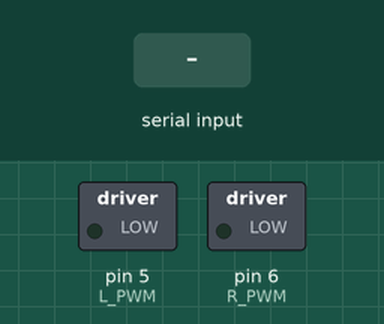
Bench run of a sketch on a simulated Arduino Uno, built with avr-gcc and run on an emulated ATmega328P. Parts: switched loads named in the sketch (green lamp = pin HIGH). The test bench sets the inputs (shaded band).

Above: at 1.2 s.
1.3 s: "B" received over Serial
At 1.7 s:
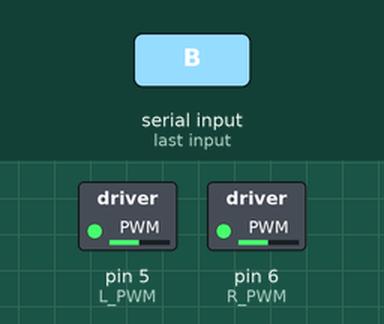
2.8 s: byte 55 ('7') received over Serial
At 4.0 s:
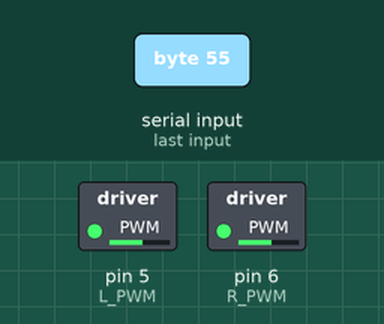
4.3 s: byte 57 ('9') received over Serial
At 5.2 s:
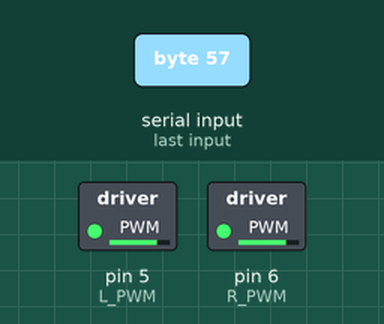
5.8 s: "R" received over Serial
At 6.3 s:
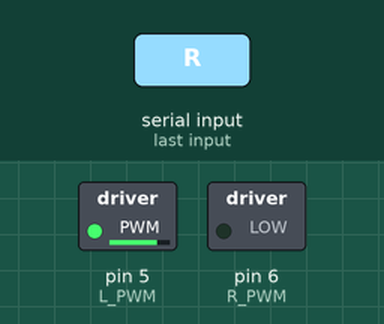
7.3 s: "L" received over Serial
At 8.5 s:
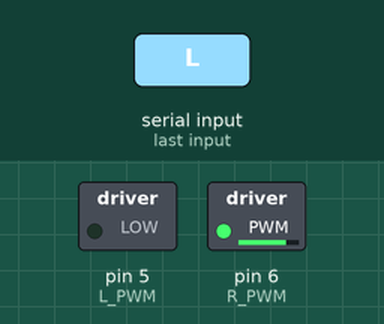
8.8 s: "F" received over Serial
At 9.8 s:
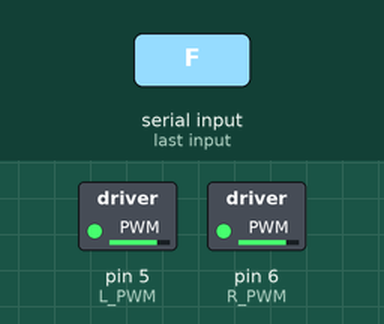
Timing chart, 0 to 11.3 s (numbered marks = the images above; inputs shaded):
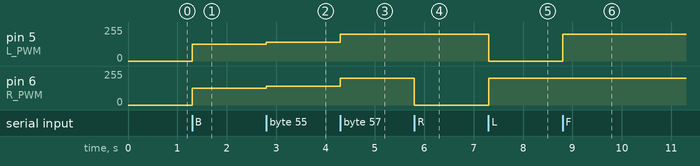

The sketch:

sketch_feb14a.ino
```cpp
// Pin Definitions for Motor Control (ESC signal wires)
int L_PWM = 5;  // Left motor PWM signal pin (connected to ESC signal wire)
int R_PWM = 6;  // Right motor PWM signal pin (connected to ESC signal wire)

int incomingByte = 0; // for incoming serial data
int speed_min = 125;  // Minimum speed for motors
int speed_max = 255;  // Maximum speed for motors

int speed_left = speed_max;  // Left motor speed
int speed_right = speed_max; // Right motor speed

void setup() {
  Serial.begin(9600);  // Initialize serial communication for Bluetooth

  // Initialize motor control pins as output
  pinMode(L_PWM, OUTPUT);
  pinMode(R_PWM, OUTPUT);
}

void loop() {
  // Read data from Bluetooth module
  if (Serial.available() > 0) {
    incomingByte = Serial.read();
  }

  // Control motor actions based on received data
  switch (incomingByte) {
    case 'S':   // Stop the boat
      stopBoat();
      break;

    case 'B':   // Move backward
      moveBackward();
      break;

    case 'F':   // Move forward
      moveForward();
      break;

    case 'R':   // Turn right
      turnRight();
      break;

    case 'L':   // Turn left
      turnLeft();
      break;

    case '1':   // Speed level 1
      setSpeed(20, 20);
      break;

    case '2':   // Speed level 2
      setSpeed(40, 40);
      break;

    case '3':   // Speed level 3
      setSpeed(60, 60);
      break;

    case '4':   // Speed level 4
      setSpeed(80, 80);
      break;

    case '5':   // Speed level 5
      setSpeed(100, 100);
      break;

    case '6':   // Speed level 6
      setSpeed(120, 120);
      break;

    case '7':   // Speed level 7
      setSpeed(140, 140);
      break;

    case '8':   // Speed level 8
      setSpeed(160, 160);
      break;

    case '9':   // Speed level 9
      setSpeed(200, 200);
      break;

    case 'q':   // Full speed
      setSpeed(speed_max, speed_max);
      break;
  }

  incomingByte = '*';  // Reset incomingByte after processing
}

// Function to stop the boat
void stopBoat() {
  analogWrite(L_PWM, 0);
  analogWrite(R_PWM, 0);
}

// Function to move the boat forward
void moveForward() {
  analogWrite(L_PWM, speed_left);
  analogWrite(R_PWM, speed_right);
}

// Function to move the boat backward
void moveBackward() {
  analogWrite(L_PWM, speed_min);
  analogWrite(R_PWM, speed_min);
}

// Function to turn the boat right
void turnRight() {
  analogWrite(L_PWM, speed_left);
  analogWrite(R_PWM, 0);
}

// Function to turn the boat left
void turnLeft() {
  analogWrite(L_PWM, 0);
  analogWrite(R_PWM, speed_right);
}

// Function to set speed for both motors
void setSpeed(int leftSpeed, int rightSpeed) {
  speed_left = constrain(leftSpeed, speed_min, speed_max);
  speed_right = constrain(rightSpeed, speed_min, speed_max);
  analogWrite(L_PWM, speed_left);
  analogWrite(R_PWM, speed_right);
}
```

Measured:
- after the input at 1.3 s, pin 5 (L_PWM), pin 6 (R_PWM): 0/255 → 125/255 at once
- after the input at 2.8 s, pin 5 (L_PWM), pin 6 (R_PWM): 125/255 → 140/255 at once
- after the input at 4.3 s, pin 5 (L_PWM), pin 6 (R_PWM): 140/255 → 200/255 at once
- after the input at 5.8 s, pin 6 (R_PWM): 200/255 → 0/255 at once
- after the input at 7.3 s, pin 5 (L_PWM): 200/255 → 0/255 at once; pin 6 (R_PWM): 0/255 → 200/255 at once
- after the input at 8.8 s, pin 5 (L_PWM): 0/255 → 200/255 at once
